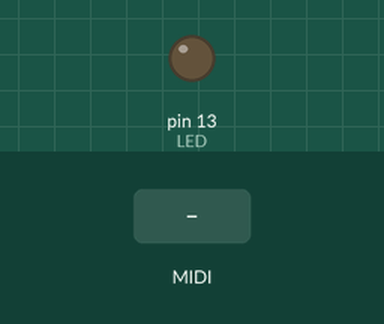
Recording of a sketch running on a simulated Arduino Uno, built with avr-gcc and run on an emulated ATmega328P. Shown: output pins drawn as LEDs (lit = HIGH). The test bench sets the inputs (shaded band). MIDI output is not drawn.

Above: at 1.2 s.
1.3 s: MIDI note 36 received
At 1.45 s:
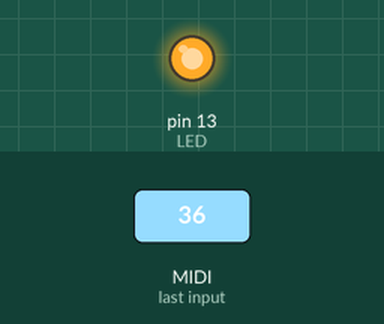
Timing chart, 0 to 4.3 s (numbered marks = the images above; inputs shaded):
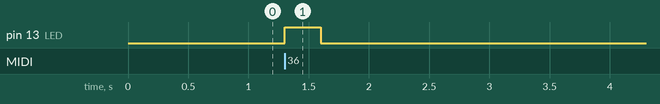

Measured:
- after the input at 1.3 s, pin 13 (LED): LOW → HIGH at once, → LOW 0.30 s later

The sketch:

sketch_feb19b.ino
```cpp
#include <MIDI.h>   // Add Midi Library

#define LED 13    // Arduino Board LED is on Pin 13

//Create an instance of the library with default name, serial port and settings
MIDI_CREATE_DEFAULT_INSTANCE();

void setup() {
  pinMode (LED, OUTPUT); // Set Arduino board pin 13 to output
  MIDI.begin(MIDI_CHANNEL_OMNI); // Initialize the Midi Library.
  // OMNI sets it to listen to all channels.. MIDI.begin(2) would set it
  // to respond to notes on channel 2 only.
  MIDI.setHandleNoteOn(MyHandleNoteOn); // This is important!! This command
  // tells the Midi Library which function you want to call when a NOTE ON command
  // is received. In this case it's "MyHandleNoteOn".
  MIDI.setHandleNoteOff(MyHandleNoteOff); // This command tells the Midi Library
  // to call "MyHandleNoteOff" when a NOTE OFF command is received.
}

void loop() { // Main loop
  MIDI.read(); // Continuously check if Midi data has been received.
}

// MyHandleNoteON is the function that will be called by the Midi Library
// when a MIDI NOTE ON message is received.
// It will be passed bytes for Channel, Pitch, and Velocity
void MyHandleNoteOn(byte channel, byte pitch, byte velocity) {
  digitalWrite(LED,HIGH);  //Turn LED on
}

// MyHandleNoteOFF is the function that will be called by the Midi Library
// when a MIDI NOTE OFF message is received.
// * A NOTE ON message with Velocity = 0 will be treated as a NOTE OFF message *
// It will be passed bytes for Channel, Pitch, and Velocity
void MyHandleNoteOff(byte channel, byte pitch, byte velocity) {
  digitalWrite(LED,LOW);  //Turn LED off
}
```
